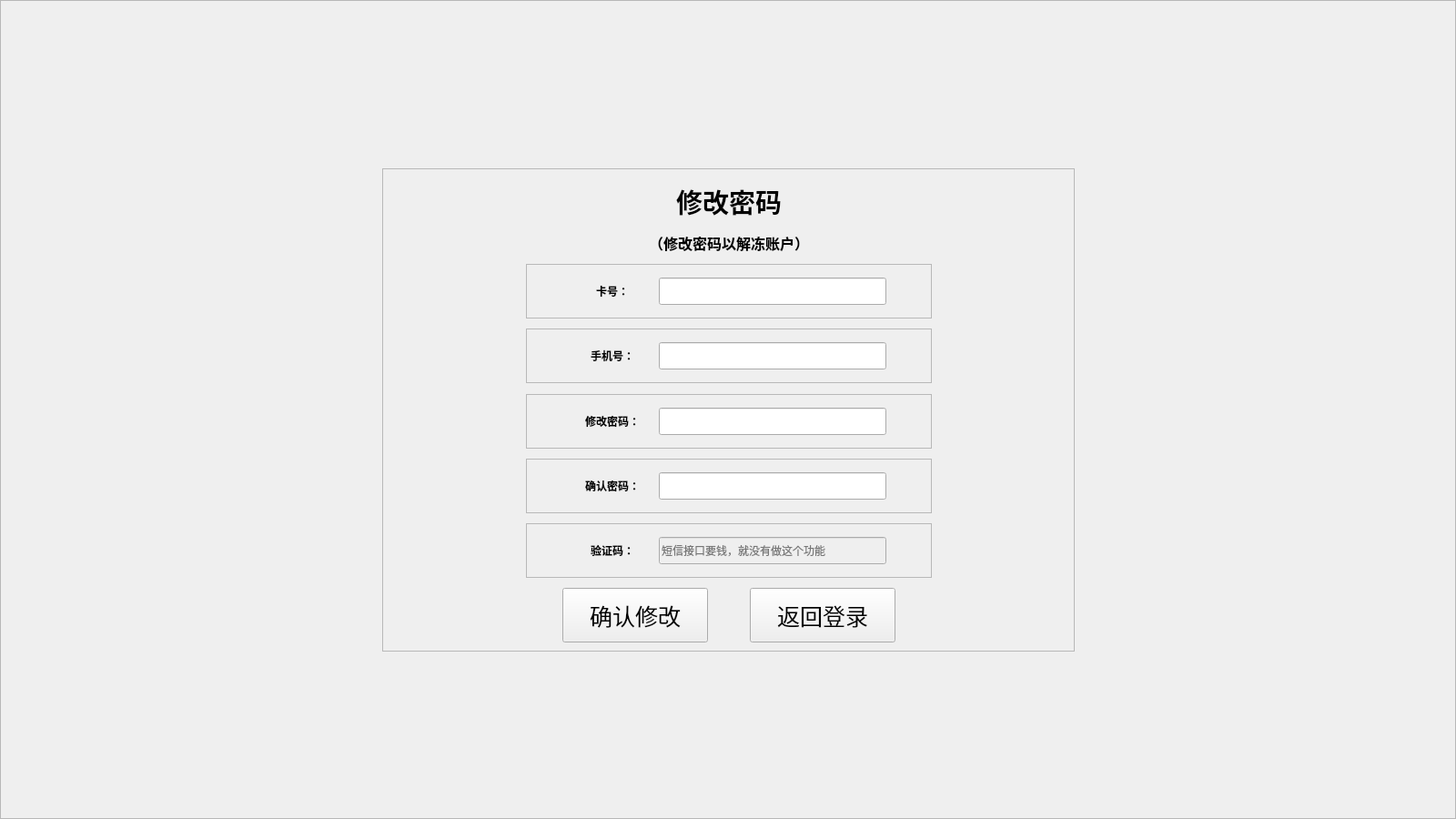
<?xml version="1.0" encoding="UTF-8"?>
<ui version="4.0">
 <class>Forget</class>
 <widget class="QWidget" name="Forget">
  <property name="geometry">
   <rect>
    <x>0</x>
    <y>0</y>
    <width>1600</width>
    <height>900</height>
   </rect>
  </property>
  <property name="sizePolicy">
   <sizepolicy hsizetype="Fixed" vsizetype="Fixed">
    <horstretch>0</horstretch>
    <verstretch>0</verstretch>
   </sizepolicy>
  </property>
  <property name="minimumSize">
   <size>
    <width>1600</width>
    <height>900</height>
   </size>
  </property>
  <property name="maximumSize">
   <size>
    <width>1600</width>
    <height>900</height>
   </size>
  </property>
  <property name="windowTitle">
   <string>Form</string>
  </property>
  <widget class="QFrame" name="frame_background">
   <property name="geometry">
    <rect>
     <x>0</x>
     <y>0</y>
     <width>1600</width>
     <height>900</height>
    </rect>
   </property>
   <property name="sizePolicy">
    <sizepolicy hsizetype="Fixed" vsizetype="Fixed">
     <horstretch>0</horstretch>
     <verstretch>0</verstretch>
    </sizepolicy>
   </property>
   <property name="minimumSize">
    <size>
     <width>1600</width>
     <height>900</height>
    </size>
   </property>
   <property name="maximumSize">
    <size>
     <width>1600</width>
     <height>900</height>
    </size>
   </property>
   <property name="frameShape">
    <enum>QFrame::StyledPanel</enum>
   </property>
   <property name="frameShadow">
    <enum>QFrame::Raised</enum>
   </property>
   <layout class="QGridLayout" name="gridLayout">
    <item row="0" column="0">
     <layout class="QHBoxLayout" name="horizontalLayout">
      <item>
       <spacer name="horizontalSpacer">
        <property name="orientation">
         <enum>Qt::Horizontal</enum>
        </property>
        <property name="sizeHint" stdset="0">
         <size>
          <width>40</width>
          <height>20</height>
         </size>
        </property>
       </spacer>
      </item>
      <item>
       <layout class="QVBoxLayout" name="verticalLayout">
        <item>
         <spacer name="verticalSpacer">
          <property name="orientation">
           <enum>Qt::Vertical</enum>
          </property>
          <property name="sizeHint" stdset="0">
           <size>
            <width>20</width>
            <height>40</height>
           </size>
          </property>
         </spacer>
        </item>
        <item>
         <widget class="QFrame" name="frame_login">
          <property name="sizePolicy">
           <sizepolicy hsizetype="Fixed" vsizetype="Fixed">
            <horstretch>0</horstretch>
            <verstretch>0</verstretch>
           </sizepolicy>
          </property>
          <property name="minimumSize">
           <size>
            <width>761</width>
            <height>531</height>
           </size>
          </property>
          <property name="maximumSize">
           <size>
            <width>761</width>
            <height>531</height>
           </size>
          </property>
          <property name="frameShape">
           <enum>QFrame::StyledPanel</enum>
          </property>
          <property name="frameShadow">
           <enum>QFrame::Raised</enum>
          </property>
          <layout class="QGridLayout" name="gridLayout_7">
           <item row="0" column="0">
            <layout class="QHBoxLayout" name="horizontalLayout_9">
             <item>
              <spacer name="horizontalSpacer_5">
               <property name="orientation">
                <enum>Qt::Horizontal</enum>
               </property>
               <property name="sizeType">
                <enum>QSizePolicy::Expanding</enum>
               </property>
               <property name="sizeHint" stdset="0">
                <size>
                 <width>40</width>
                 <height>20</height>
                </size>
               </property>
              </spacer>
             </item>
             <item>
              <layout class="QVBoxLayout" name="verticalLayout_2">
               <item>
                <spacer name="verticalSpacer_3">
                 <property name="orientation">
                  <enum>Qt::Vertical</enum>
                 </property>
                 <property name="sizeHint" stdset="0">
                  <size>
                   <width>20</width>
                   <height>40</height>
                  </size>
                 </property>
                </spacer>
               </item>
               <item>
                <layout class="QHBoxLayout" name="horizontalLayout_6">
                 <item>
                  <spacer name="horizontalSpacer_3">
                   <property name="orientation">
                    <enum>Qt::Horizontal</enum>
                   </property>
                   <property name="sizeHint" stdset="0">
                    <size>
                     <width>40</width>
                     <height>20</height>
                    </size>
                   </property>
                  </spacer>
                 </item>
                 <item>
                  <widget class="QLabel" name="label">
                   <property name="text">
                    <string>&lt;html&gt;&lt;head/&gt;&lt;body&gt;&lt;p align=&quot;center&quot;&gt;&lt;span style=&quot; font-size:22pt; font-weight:700;&quot;&gt;修改密码&lt;/span&gt;&lt;/p&gt;&lt;p align=&quot;center&quot;&gt;&lt;span style=&quot; font-size:12pt; font-weight:700;&quot;&gt;（修改密码以解冻账户）&lt;/span&gt;&lt;/p&gt;&lt;/body&gt;&lt;/html&gt;</string>
                   </property>
                  </widget>
                 </item>
                 <item>
                  <spacer name="horizontalSpacer_4">
                   <property name="orientation">
                    <enum>Qt::Horizontal</enum>
                   </property>
                   <property name="sizeHint" stdset="0">
                    <size>
                     <width>40</width>
                     <height>20</height>
                    </size>
                   </property>
                  </spacer>
                 </item>
                </layout>
               </item>
               <item>
                <spacer name="verticalSpacer_4">
                 <property name="orientation">
                  <enum>Qt::Vertical</enum>
                 </property>
                 <property name="sizeHint" stdset="0">
                  <size>
                   <width>20</width>
                   <height>40</height>
                  </size>
                 </property>
                </spacer>
               </item>
               <item>
                <widget class="QFrame" name="frame_pwd4">
                 <property name="sizePolicy">
                  <sizepolicy hsizetype="Preferred" vsizetype="Fixed">
                   <horstretch>0</horstretch>
                   <verstretch>0</verstretch>
                  </sizepolicy>
                 </property>
                 <property name="minimumSize">
                  <size>
                   <width>0</width>
                   <height>60</height>
                  </size>
                 </property>
                 <property name="frameShape">
                  <enum>QFrame::StyledPanel</enum>
                 </property>
                 <property name="frameShadow">
                  <enum>QFrame::Raised</enum>
                 </property>
                 <layout class="QGridLayout" name="gridLayout_6">
                  <item row="0" column="0">
                   <layout class="QHBoxLayout" name="horizontalLayout_7">
                    <item>
                     <widget class="QLabel" name="label_6">
                      <property name="sizePolicy">
                       <sizepolicy hsizetype="Fixed" vsizetype="Fixed">
                        <horstretch>0</horstretch>
                        <verstretch>0</verstretch>
                       </sizepolicy>
                      </property>
                      <property name="minimumSize">
                       <size>
                        <width>90</width>
                        <height>30</height>
                       </size>
                      </property>
                      <property name="maximumSize">
                       <size>
                        <width>90</width>
                        <height>30</height>
                       </size>
                      </property>
                      <property name="text">
                       <string>&lt;html&gt;&lt;head/&gt;&lt;body&gt;&lt;p align=&quot;center&quot;&gt;&lt;span style=&quot; font-weight:700;&quot;&gt;卡号：&lt;/span&gt;&lt;/p&gt;&lt;/body&gt;&lt;/html&gt;</string>
                      </property>
                     </widget>
                    </item>
                    <item>
                     <widget class="QLineEdit" name="card_IDlineEdit">
                      <property name="sizePolicy">
                       <sizepolicy hsizetype="Preferred" vsizetype="Fixed">
                        <horstretch>0</horstretch>
                        <verstretch>0</verstretch>
                       </sizepolicy>
                      </property>
                      <property name="minimumSize">
                       <size>
                        <width>250</width>
                        <height>30</height>
                       </size>
                      </property>
                      <property name="maximumSize">
                       <size>
                        <width>250</width>
                        <height>30</height>
                       </size>
                      </property>
                     </widget>
                    </item>
                   </layout>
                  </item>
                 </layout>
                </widget>
               </item>
               <item>
                <spacer name="verticalSpacer_5">
                 <property name="orientation">
                  <enum>Qt::Vertical</enum>
                 </property>
                 <property name="sizeHint" stdset="0">
                  <size>
                   <width>20</width>
                   <height>40</height>
                  </size>
                 </property>
                </spacer>
               </item>
               <item>
                <widget class="QFrame" name="frame_user_name">
                 <property name="minimumSize">
                  <size>
                   <width>0</width>
                   <height>60</height>
                  </size>
                 </property>
                 <property name="frameShape">
                  <enum>QFrame::StyledPanel</enum>
                 </property>
                 <property name="frameShadow">
                  <enum>QFrame::Raised</enum>
                 </property>
                 <layout class="QGridLayout" name="gridLayout_2">
                  <item row="0" column="0">
                   <layout class="QHBoxLayout" name="horizontalLayout_2">
                    <item>
                     <widget class="QLabel" name="label_2">
                      <property name="sizePolicy">
                       <sizepolicy hsizetype="Fixed" vsizetype="Fixed">
                        <horstretch>0</horstretch>
                        <verstretch>0</verstretch>
                       </sizepolicy>
                      </property>
                      <property name="minimumSize">
                       <size>
                        <width>90</width>
                        <height>30</height>
                       </size>
                      </property>
                      <property name="maximumSize">
                       <size>
                        <width>90</width>
                        <height>30</height>
                       </size>
                      </property>
                      <property name="text">
                       <string>&lt;html&gt;&lt;head/&gt;&lt;body&gt;&lt;p align=&quot;center&quot;&gt;&lt;span style=&quot; font-weight:700;&quot;&gt;手机号：&lt;/span&gt;&lt;/p&gt;&lt;/body&gt;&lt;/html&gt;</string>
                      </property>
                     </widget>
                    </item>
                    <item>
                     <widget class="QLineEdit" name="phonelineEdit">
                      <property name="sizePolicy">
                       <sizepolicy hsizetype="Fixed" vsizetype="Fixed">
                        <horstretch>0</horstretch>
                        <verstretch>0</verstretch>
                       </sizepolicy>
                      </property>
                      <property name="minimumSize">
                       <size>
                        <width>250</width>
                        <height>30</height>
                       </size>
                      </property>
                      <property name="maximumSize">
                       <size>
                        <width>250</width>
                        <height>30</height>
                       </size>
                      </property>
                      <property name="text">
                       <string/>
                      </property>
                     </widget>
                    </item>
                   </layout>
                  </item>
                 </layout>
                </widget>
               </item>
               <item>
                <spacer name="verticalSpacer_6">
                 <property name="orientation">
                  <enum>Qt::Vertical</enum>
                 </property>
                 <property name="sizeHint" stdset="0">
                  <size>
                   <width>20</width>
                   <height>40</height>
                  </size>
                 </property>
                </spacer>
               </item>
               <item>
                <widget class="QFrame" name="frame_pwd">
                 <property name="minimumSize">
                  <size>
                   <width>0</width>
                   <height>60</height>
                  </size>
                 </property>
                 <property name="frameShape">
                  <enum>QFrame::StyledPanel</enum>
                 </property>
                 <property name="frameShadow">
                  <enum>QFrame::Raised</enum>
                 </property>
                 <layout class="QGridLayout" name="gridLayout_3">
                  <item row="0" column="0">
                   <layout class="QHBoxLayout" name="horizontalLayout_3">
                    <item>
                     <widget class="QLabel" name="label_3">
                      <property name="sizePolicy">
                       <sizepolicy hsizetype="Fixed" vsizetype="Fixed">
                        <horstretch>0</horstretch>
                        <verstretch>0</verstretch>
                       </sizepolicy>
                      </property>
                      <property name="minimumSize">
                       <size>
                        <width>90</width>
                        <height>30</height>
                       </size>
                      </property>
                      <property name="maximumSize">
                       <size>
                        <width>90</width>
                        <height>30</height>
                       </size>
                      </property>
                      <property name="text">
                       <string>&lt;html&gt;&lt;head/&gt;&lt;body&gt;&lt;p align=&quot;center&quot;&gt;&lt;span style=&quot; font-weight:700;&quot;&gt;修改密码：&lt;/span&gt;&lt;/p&gt;&lt;/body&gt;&lt;/html&gt;</string>
                      </property>
                     </widget>
                    </item>
                    <item>
                     <widget class="QLineEdit" name="passwordlineEdit">
                      <property name="sizePolicy">
                       <sizepolicy hsizetype="Fixed" vsizetype="Fixed">
                        <horstretch>0</horstretch>
                        <verstretch>0</verstretch>
                       </sizepolicy>
                      </property>
                      <property name="minimumSize">
                       <size>
                        <width>250</width>
                        <height>30</height>
                       </size>
                      </property>
                      <property name="maximumSize">
                       <size>
                        <width>250</width>
                        <height>30</height>
                       </size>
                      </property>
                     </widget>
                    </item>
                   </layout>
                  </item>
                 </layout>
                </widget>
               </item>
               <item>
                <spacer name="verticalSpacer_7">
                 <property name="orientation">
                  <enum>Qt::Vertical</enum>
                 </property>
                 <property name="sizeHint" stdset="0">
                  <size>
                   <width>20</width>
                   <height>40</height>
                  </size>
                 </property>
                </spacer>
               </item>
               <item>
                <widget class="QFrame" name="frame_pwd2">
                 <property name="minimumSize">
                  <size>
                   <width>0</width>
                   <height>60</height>
                  </size>
                 </property>
                 <property name="frameShape">
                  <enum>QFrame::StyledPanel</enum>
                 </property>
                 <property name="frameShadow">
                  <enum>QFrame::Raised</enum>
                 </property>
                 <layout class="QGridLayout" name="gridLayout_4">
                  <item row="0" column="0">
                   <layout class="QHBoxLayout" name="horizontalLayout_4">
                    <item>
                     <widget class="QLabel" name="label_4">
                      <property name="sizePolicy">
                       <sizepolicy hsizetype="Fixed" vsizetype="Fixed">
                        <horstretch>0</horstretch>
                        <verstretch>0</verstretch>
                       </sizepolicy>
                      </property>
                      <property name="minimumSize">
                       <size>
                        <width>90</width>
                        <height>30</height>
                       </size>
                      </property>
                      <property name="maximumSize">
                       <size>
                        <width>90</width>
                        <height>30</height>
                       </size>
                      </property>
                      <property name="text">
                       <string>&lt;html&gt;&lt;head/&gt;&lt;body&gt;&lt;p align=&quot;center&quot;&gt;&lt;span style=&quot; font-weight:700;&quot;&gt;确认密码：&lt;/span&gt;&lt;/p&gt;&lt;/body&gt;&lt;/html&gt;</string>
                      </property>
                     </widget>
                    </item>
                    <item>
                     <widget class="QLineEdit" name="commitlineEdit">
                      <property name="minimumSize">
                       <size>
                        <width>250</width>
                        <height>30</height>
                       </size>
                      </property>
                      <property name="maximumSize">
                       <size>
                        <width>250</width>
                        <height>30</height>
                       </size>
                      </property>
                     </widget>
                    </item>
                   </layout>
                  </item>
                 </layout>
                </widget>
               </item>
               <item>
                <spacer name="verticalSpacer_8">
                 <property name="orientation">
                  <enum>Qt::Vertical</enum>
                 </property>
                 <property name="sizeHint" stdset="0">
                  <size>
                   <width>20</width>
                   <height>40</height>
                  </size>
                 </property>
                </spacer>
               </item>
               <item>
                <widget class="QFrame" name="frame_pwd3">
                 <property name="minimumSize">
                  <size>
                   <width>0</width>
                   <height>60</height>
                  </size>
                 </property>
                 <property name="frameShape">
                  <enum>QFrame::StyledPanel</enum>
                 </property>
                 <property name="frameShadow">
                  <enum>QFrame::Raised</enum>
                 </property>
                 <layout class="QGridLayout" name="gridLayout_5">
                  <item row="0" column="0">
                   <layout class="QHBoxLayout" name="horizontalLayout_5">
                    <item>
                     <widget class="QLabel" name="label_5">
                      <property name="sizePolicy">
                       <sizepolicy hsizetype="Fixed" vsizetype="Fixed">
                        <horstretch>0</horstretch>
                        <verstretch>0</verstretch>
                       </sizepolicy>
                      </property>
                      <property name="minimumSize">
                       <size>
                        <width>90</width>
                        <height>30</height>
                       </size>
                      </property>
                      <property name="maximumSize">
                       <size>
                        <width>90</width>
                        <height>30</height>
                       </size>
                      </property>
                      <property name="text">
                       <string>&lt;html&gt;&lt;head/&gt;&lt;body&gt;&lt;p align=&quot;center&quot;&gt;&lt;span style=&quot; font-weight:700;&quot;&gt;验证码：&lt;/span&gt;&lt;/p&gt;&lt;/body&gt;&lt;/html&gt;</string>
                      </property>
                     </widget>
                    </item>
                    <item>
                     <widget class="QLineEdit" name="lineEdit_2">
                      <property name="enabled">
                       <bool>false</bool>
                      </property>
                      <property name="sizePolicy">
                       <sizepolicy hsizetype="Fixed" vsizetype="Fixed">
                        <horstretch>0</horstretch>
                        <verstretch>0</verstretch>
                       </sizepolicy>
                      </property>
                      <property name="minimumSize">
                       <size>
                        <width>250</width>
                        <height>30</height>
                       </size>
                      </property>
                      <property name="maximumSize">
                       <size>
                        <width>250</width>
                        <height>30</height>
                       </size>
                      </property>
                      <property name="placeholderText">
                       <string>短信接口要钱，就没有做这个功能</string>
                      </property>
                     </widget>
                    </item>
                   </layout>
                  </item>
                 </layout>
                </widget>
               </item>
               <item>
                <spacer name="verticalSpacer_9">
                 <property name="orientation">
                  <enum>Qt::Vertical</enum>
                 </property>
                 <property name="sizeHint" stdset="0">
                  <size>
                   <width>20</width>
                   <height>40</height>
                  </size>
                 </property>
                </spacer>
               </item>
               <item>
                <layout class="QHBoxLayout" name="horizontalLayout_8">
                 <item>
                  <spacer name="horizontalSpacer_8">
                   <property name="orientation">
                    <enum>Qt::Horizontal</enum>
                   </property>
                   <property name="sizeHint" stdset="0">
                    <size>
                     <width>40</width>
                     <height>20</height>
                    </size>
                   </property>
                  </spacer>
                 </item>
                 <item>
                  <widget class="QPushButton" name="commitButton">
                   <property name="sizePolicy">
                    <sizepolicy hsizetype="Fixed" vsizetype="Fixed">
                     <horstretch>0</horstretch>
                     <verstretch>0</verstretch>
                    </sizepolicy>
                   </property>
                   <property name="minimumSize">
                    <size>
                     <width>160</width>
                     <height>60</height>
                    </size>
                   </property>
                   <property name="maximumSize">
                    <size>
                     <width>160</width>
                     <height>60</height>
                    </size>
                   </property>
                   <property name="font">
                    <font>
                     <pointsize>19</pointsize>
                    </font>
                   </property>
                   <property name="text">
                    <string>确认修改</string>
                   </property>
                  </widget>
                 </item>
                 <item>
                  <spacer name="horizontalSpacer_7">
                   <property name="orientation">
                    <enum>Qt::Horizontal</enum>
                   </property>
                   <property name="sizeHint" stdset="0">
                    <size>
                     <width>40</width>
                     <height>20</height>
                    </size>
                   </property>
                  </spacer>
                 </item>
                 <item>
                  <widget class="QPushButton" name="pushButton">
                   <property name="sizePolicy">
                    <sizepolicy hsizetype="Fixed" vsizetype="Fixed">
                     <horstretch>0</horstretch>
                     <verstretch>0</verstretch>
                    </sizepolicy>
                   </property>
                   <property name="minimumSize">
                    <size>
                     <width>160</width>
                     <height>60</height>
                    </size>
                   </property>
                   <property name="maximumSize">
                    <size>
                     <width>160</width>
                     <height>60</height>
                    </size>
                   </property>
                   <property name="font">
                    <font>
                     <pointsize>19</pointsize>
                    </font>
                   </property>
                   <property name="text">
                    <string>返回登录</string>
                   </property>
                  </widget>
                 </item>
                 <item>
                  <spacer name="horizontalSpacer_9">
                   <property name="orientation">
                    <enum>Qt::Horizontal</enum>
                   </property>
                   <property name="sizeHint" stdset="0">
                    <size>
                     <width>40</width>
                     <height>20</height>
                    </size>
                   </property>
                  </spacer>
                 </item>
                </layout>
               </item>
              </layout>
             </item>
             <item>
              <spacer name="horizontalSpacer_6">
               <property name="orientation">
                <enum>Qt::Horizontal</enum>
               </property>
               <property name="sizeType">
                <enum>QSizePolicy::Expanding</enum>
               </property>
               <property name="sizeHint" stdset="0">
                <size>
                 <width>40</width>
                 <height>20</height>
                </size>
               </property>
              </spacer>
             </item>
            </layout>
           </item>
          </layout>
         </widget>
        </item>
        <item>
         <spacer name="verticalSpacer_2">
          <property name="orientation">
           <enum>Qt::Vertical</enum>
          </property>
          <property name="sizeHint" stdset="0">
           <size>
            <width>20</width>
            <height>40</height>
           </size>
          </property>
         </spacer>
        </item>
       </layout>
      </item>
      <item>
       <spacer name="horizontalSpacer_2">
        <property name="orientation">
         <enum>Qt::Horizontal</enum>
        </property>
        <property name="sizeHint" stdset="0">
         <size>
          <width>40</width>
          <height>20</height>
         </size>
        </property>
       </spacer>
      </item>
     </layout>
    </item>
   </layout>
  </widget>
 </widget>
 <resources/>
 <connections/>
</ui>
